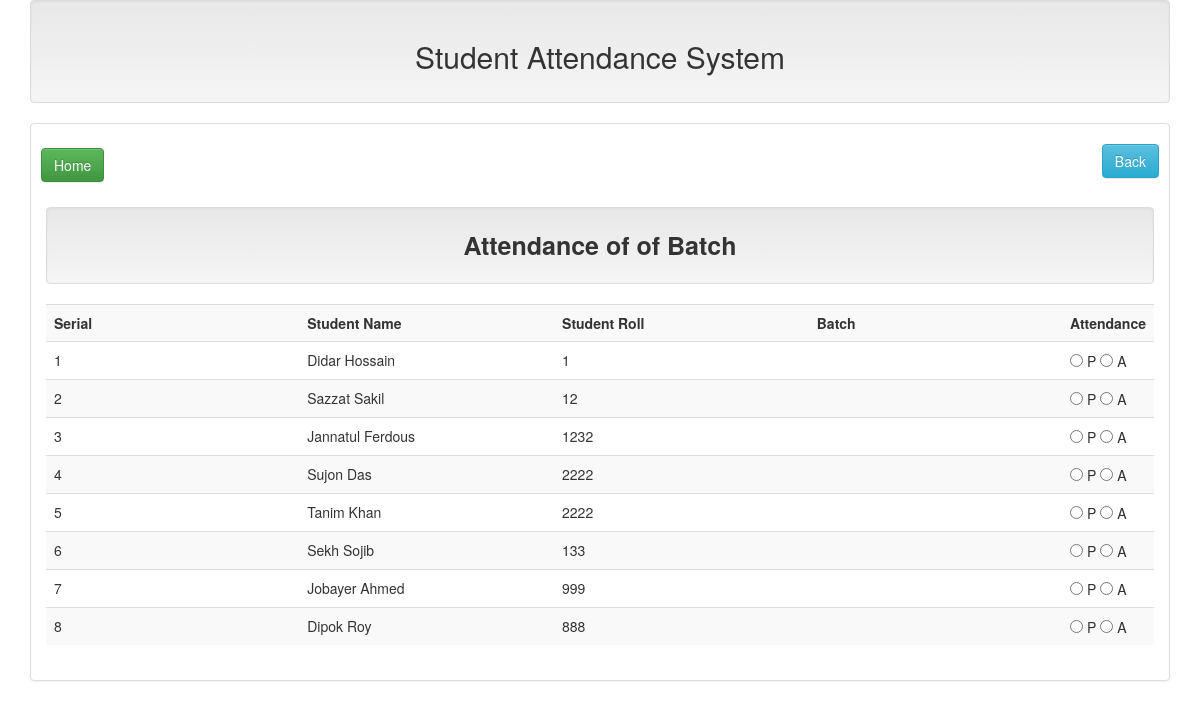
The page /student_view.php on the database its author committed.
### tables this page shows
CREATE TABLE `student` (
  `id` int(100) NOT NULL,
  `name` varchar(150) NOT NULL,
  `roll` int(150) NOT NULL,
  `cnt` int(150) NOT NULL,
  `batch` varchar(150) NOT NULL
);

CREATE TABLE `atn` (
  `id` int(100) NOT NULL,
  `roll` int(150) NOT NULL,
  `attend` varchar(150) NOT NULL,
  `attend_time` date NOT NULL,
  `batch_id` varchar(150) NOT NULL
);

### lib/datbase.php (called while the page is built, shortened)
<?php
class database {
	public $host=DB_HOST;
	public $user=DB_USER;
	public $pass=DB_PASS;
	public $dbname=DB_NAME;
	public $link;
	private function connection(){
		$this->link =new mysqli($this->host, $this->user, $this->pass, $this->dbname);
	}
	public function select($query){
		$result=$this->link->query($query) or die($this->link->error.__LINE__);
		if($result->num_rows >0 ){
			return $result;
		}else{
			return false;
		}
	}
}
?>

### lib/student.php (called while the page is built, shortened)
<?php
include"lib/datbase.php";
?>
<?php
class student{
	private $db;
	public function __construct(){
		$this->db=new database;
	}
	public function getAllData($dt,$bt){
		$query="SELECT student.name, atn.*
		FROM student
		INNER JOIN atn
		ON student.roll = atn.roll
		WHERE attend_time='$dt' and batch_id='$bt'";
		$result=$this->db->select($query);
		return $result;
	}
}
?>

### student_view.php (the view, shortened to what this page needs)
<?php
include"inc/header.php";
include"lib/student.php";
?>
<?php
$stu=new student;
?>
	<div class="panel m-2 panel-default">
		<div class="pane-heading m-3">
			<h2 >
				<a class=" btn btn-success ml"href="index.php">Home</a>
				<a class="btn btn-info pull-right mr"href="attendanceView.php">Back</a>
			</h2>
		</div>
		<div class="panel-body">
			<div class="date well text-center">
				<strong>Attendance of  </strong><?php echo $dt ?><strong> of Batch  </strong><?php if(isset($_GET['batch'])){
							echo $bt=$_GET['batch'];
						} ?>
			</div>
			<form action=""method="post">
				<table class="table table-striped">
					<tr>
						<th width="25%">Serial</th>
						<th width="25%">Student Name</th>
						<th width="25%">Student Roll</th>
						<th width="25%">Batch</th>
						<th width="25%">Attendance</th>
					</tr>
					<?php
					   $get_student=$stu->getAllData($dt,$bt);
					   if($get_student){
					   	$i=0;
					   	while($value=$get_student->fetch_assoc()){
					   		$i++;
					?>
					<tr>
						<td><?php echo $i; ?></td>
						<td><?php echo $value['name']; ?></td>
						<td><?php echo $value['roll']; ?></td>
						<td><?php echo $bt; ?></td>
						<td>
							<input type="radio"name="attendace[<?php echo $value['roll']; ?>]"value="present"<?php if($value['attend'] == "present"){ echo "checked"; } ?>> P
							<input type="radio"name="attendace[<?php echo $value['roll']; ?>]"value="absent"<?php if($value['attend'] == "absent"){ echo "checked"; } ?>> A
						</td>
					</tr>
					<?php
						}
					   }
					?>
				</table>
			</form>
		</div>
	</div>
	</div>
</body>
</html>

### inc/header.php (style rules this page uses)
.ml { margin-left: 10px; }
.date { font-size: 25px; }
.mr { margin-right: 10px; }

### rows shown on the page
student: name "Didar Hossain", atn.roll "1"
student: name "Sazzat Sakil", atn.roll "12"
student: name "Jannatul Ferdous", atn.roll "1232"
student: name "Sujon Das", atn.roll "2222"
student: name "Tanim Khan", atn.roll "2222"
student: name "Sekh Sojib", atn.roll "133"
student: name "Jobayer Ahmed", atn.roll "999"
student: name "Dipok Roy", atn.roll "888"
